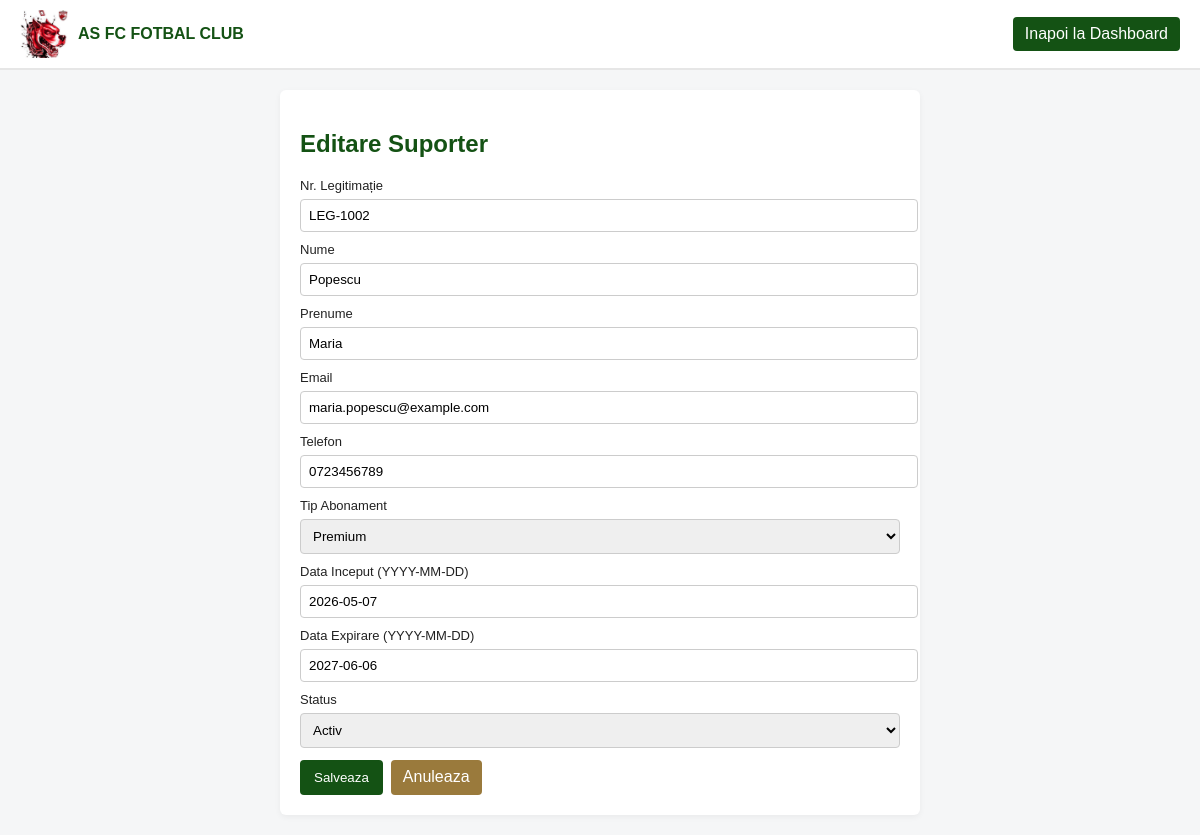
Page /editeaza/2 (signed in) on the committed database.
### tables this page shows
CREATE TABLE suporteri (
        id INTEGER PRIMARY KEY AUTOINCREMENT,
        nr_legitimatie TEXT NOT NULL UNIQUE,
        nume TEXT NOT NULL,
        prenume TEXT NOT NULL,
        email TEXT NOT NULL,
        telefon TEXT NOT NULL,
        tip_abonament TEXT NOT NULL,
        data_inceput TEXT NOT NULL,
        data_expirare TEXT NOT NULL,
        status TEXT NOT NULL
    );

### app.py (the view)
@app.route('/editeaza/<int:id>', methods=['GET', 'POST'])
@login_required
def editeaza_suporter(id):
    conn = get_db_connection()
    cur = conn.cursor()
    cur.execute('SELECT * FROM suporteri WHERE id = ?', (id,))
    suporter = cur.fetchone()
    if not suporter:
        conn.close()
        flash('Suporterul nu a fost gasit.', 'error')
        return redirect(url_for('dashboard'))
    if request.method == 'POST':
        erori = validare_suporter(request.form, is_edit=True, current_id=id)
        if erori:
            conn.close()
            return render_template('editeaza_suporter.html', erori=erori, form=request.form, suporter=suporter)
        cur.execute('''
            UPDATE suporteri SET nr_legitimatie = ?, nume = ?, prenume = ?, email = ?, telefon = ?, tip_abonament = ?, data_inceput = ?, data_expirare = ?, status = ?
            WHERE id = ?
        ''', (
            request.form['nr_legitimatie'].strip(),
            request.form['nume'].strip(),
            request.form['prenume'].strip(),
            request.form['email'].strip(),
            request.form['telefon'].strip(),
            request.form['tip_abonament'].strip(),
            request.form['data_inceput'].strip(),
            request.form['data_expirare'].strip(),
            request.form['status'].strip(),
            id
        ))
        conn.commit()
        conn.close()
        flash('Suporter actualizat cu succes.', 'success')
        return redirect(url_for('dashboard'))
    else:
        form = {
            'nr_legitimatie': suporter['nr_legitimatie'],
            'nume': suporter['nume'],
            'prenume': suporter['prenume'],
            'email': suporter['email'],
            'telefon': suporter['telefon'],
            'tip_abonament': suporter['tip_abonament'],
            'data_inceput': suporter['data_inceput'],
            'data_expirare': suporter['data_expirare'],
            'status': suporter['status']
        }
        conn.close()
        return render_template('editeaza_suporter.html', erori={}, form=form, suporter=suporter)

### app.py (called while the page is built)
def get_db_connection():
    conn = sqlite3.connect(DB_PATH)
    conn.row_factory = sqlite3.Row
    return conn

def login_required(f):
    @wraps(f)
    def decorated_function(*args, **kwargs):
        if 'user' not in session:
            flash('Trebuie sa va autentificati pentru a accesa aceasta pagina.', 'error')
            return redirect(url_for('login'))
        return f(*args, **kwargs)
    return decorated_function

### templates/editeaza_suporter.html (shortened to what this page needs)
<!doctype html>
<html lang="ro">
<head>
  <link rel="stylesheet" href="/static/style.css">
 </head>
<body>
  <div class="container-form">
    <header class="header">
      <div class="logo">
        <img src="/static/logo.jpeg" alt="logo" class="logo-img">
        <span class="club-name">AS FC FOTBAL CLUB</span>
      </div>
      <div class="actions">
        <a href="/dashboard" class="btn">Inapoi la Dashboard</a>
      </div>
    </header>
    <main>
      <form method="post" class="card form-card">
        <h2>Editare Suporter</h2>
        <label>Nr. Legitimație</label>
        <input type="text" name="nr_legitimatie" value="{{ form.get('nr_legitimatie') }}">
        <label>Nume</label>
        <input type="text" name="nume" value="{{ form.get('nume') }}">
        <label>Prenume</label>
        <input type="text" name="prenume" value="{{ form.get('prenume') }}">
        <label>Email</label>
        <input type="email" name="email" value="{{ form.get('email') }}">
        <label>Telefon</label>
        <input type="text" name="telefon" value="{{ form.get('telefon') }}">
        <label>Tip Abonament</label>
        <select name="tip_abonament">
          <option value="Premium" {% if form.get('tip_abonament')=='Premium' %}selected{% endif %}>Premium</option>
        </select>
        <label>Data Inceput (YYYY-MM-DD)</label>
        <input type="text" name="data_inceput" value="{{ form.get('data_inceput') }}">
        <label>Data Expirare (YYYY-MM-DD)</label>
        <input type="text" name="data_expirare" value="{{ form.get('data_expirare') }}">
        <label>Status</label>
        <select name="status">
          <option value="Activ" {% if form.get('status')=='Activ' %}selected{% endif %}>Activ</option>
        </select>
        <div class="form-actions">
          <button type="submit" class="btn-primary">Salveaza</button>
          <a href="/dashboard" class="btn btn-secondary">Anuleaza</a>
        </div>
      </form>
    </main>
  </div>
</body>
</html>

### static/style.css (style rules this page uses)
body { font-family: Arial, sans-serif; background: #f5f6f7; color: #222; margin: 0; padding: 0; }
.header { display: flex; justify-content: space-between; align-items: center; padding: 10px 20px; background: #ffffff; border-bottom: 2px solid #e6e6e6; }
.logo { display:flex; align-items:center; gap:10px }
.logo-img { width:48px; height:48px }
.club-name { font-weight:700; color:#145214 }
.card { padding:20px; background:#fff; border-radius:6px; box-shadow:0 2px 6px rgba(0,0,0,0.05) }
.form-card { max-width:600px; margin:20px auto }
h1, h2 { color:#145214 }
label { display:block; margin-top:10px; font-size:13px }
input[type="text"], input[type="email"], input[type="password"], select { width:100%; padding:8px; margin-top:6px; border:1px solid #ccc; border-radius:4px }
.btn { display:inline-block; padding:8px 12px; background:#145214; color:#fff; text-decoration:none; border-radius:4px }
.btn-secondary { background:#9a7a3c }
.btn-primary { background:#145214; border:none; padding:10px 14px; color:#fff; border-radius:4px }
.form-actions { margin-top:12px; display:flex; gap:8px }
.actions { display:flex; gap:8px }

### rows in the picture
suporteri: nr_legitimatie "LEG-1002", nume "Popescu", prenume "Maria", email "maria.popescu@example.com", telefon "0723456789", tip_abonament "Premium", data_inceput "2026-05-07", data_expirare "2027-06-06", status "Activ"
